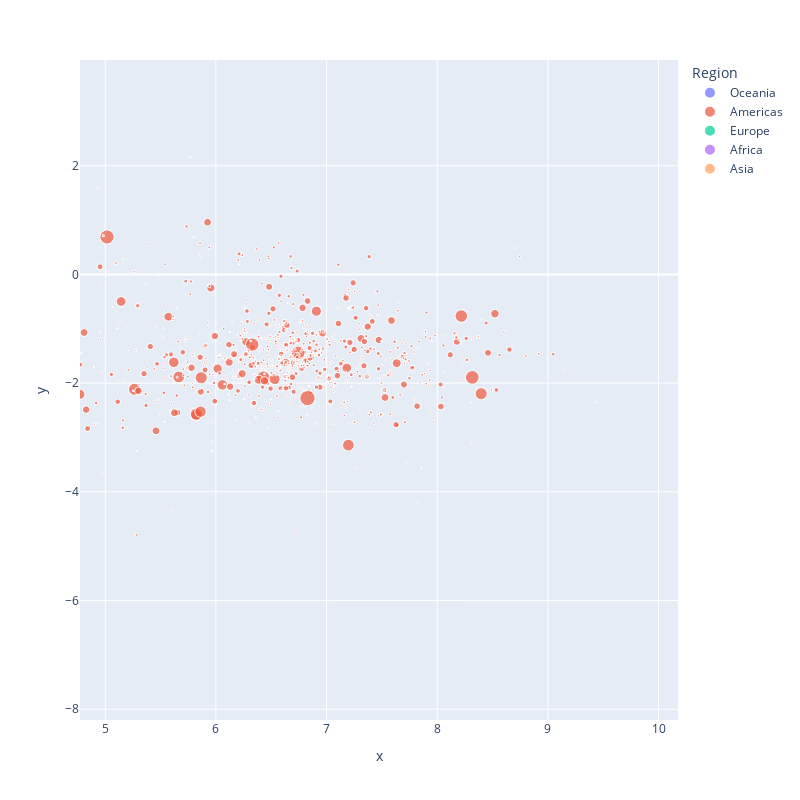

Notebook cell for this chart:
### Code cell
import plotly.express as px

fig = px.scatter(
    data_table,
    x="x",
    y="y",
    size="deg",
    color="Region",
    hover_data=["id", "Name", "Countryd"],
    width=800,
    height=800,
)
fig.show()

### Figure 1 — Plotly figure (JSON) as saved in the notebook; plotly's stock layout.template omitted (floating-point values rounded to 4 significant figures; data arrays with more than 128 entries replaced by an {"elided": "..."} marker saying what was removed)
{"data": [{"customdata": {"elided": "246x3 mixed values"}, "hovertemplate": "Region=Oceania<br>x=%{x}<br>y=%{y}<br>deg=%{marker.size}<br>id=%{customdata[0]}<br>Name=%{customdata[1]}<br>Country=%{customdata[2]}<extra></extra>", "legendgroup": "Oceania", "marker": {"color": "#636efa", "size": {"elided": "246 int values"}, "sizemode": "area", "sizeref": 0.605, "symbol": "circle"}, "mode": "markers", "name": "Oceania", "showlegend": true, "type": "scattergl", "x": {"elided": "246 float values"}, "xaxis": "x", "y": {"elided": "246 float values"}, "yaxis": "y"}, {"customdata": {"elided": "1066x3 mixed values"}, "hovertemplate": "Region=Americas<br>x=%{x}<br>y=%{y}<br>deg=%{marker.size}<br>id=%{customdata[0]}<br>Name=%{customdata[1]}<br>Country=%{customdata[2]}<extra></extra>", "legendgroup": "Americas", "marker": {"color": "#EF553B", "size": {"elided": "1066 int values"}, "sizemode": "area", "sizeref": 0.605, "symbol": "circle"}, "mode": "markers", "name": "Americas", "showlegend": true, "type": "scattergl", "x": {"elided": "1066 float values"}, "xaxis": "x", "y": {"elided": "1066 float values"}, "yaxis": "y"}, {"customdata": {"elided": "580x3 mixed values"}, "hovertemplate": "Region=Europe<br>x=%{x}<br>y=%{y}<br>deg=%{marker.size}<br>id=%{customdata[0]}<br>Name=%{customdata[1]}<br>Country=%{customdata[2]}<extra></extra>", "legendgroup": "Europe", "marker": {"color": "#00cc96", "size": {"elided": "580 int values"}, "sizemode": "area", "sizeref": 0.605, "symbol": "circle"}, "mode": "markers", "name": "Europe", "showlegend": true, "type": "scattergl", "x": {"elided": "580 float values"}, "xaxis": "x", "y": {"elided": "580 float values"}, "yaxis": "y"}, {"customdata": {"elided": "285x3 mixed values"}, "hovertemplate": "Region=Africa<br>x=%{x}<br>y=%{y}<br>deg=%{marker.size}<br>id=%{customdata[0]}<br>Name=%{customdata[1]}<br>Country=%{customdata[2]}<extra></extra>", "legendgroup": "Africa", "marker": {"color": "#ab63fa", "size": {"elided": "285 int values"}, "sizemode": "area", "sizeref": 0.605, "symbol": "circle"}, "mode": "markers", "name": "Africa", "showlegend": true, "type": "scattergl", "x": {"elided": "285 float values"}, "xaxis": "x", "y": {"elided": "285 float values"}, "yaxis": "y"}, {"customdata": {"elided": "721x3 mixed values"}, "hovertemplate": "Region=Asia<br>x=%{x}<br>y=%{y}<br>deg=%{marker.size}<br>id=%{customdata[0]}<br>Name=%{customdata[1]}<br>Country=%{customdata[2]}<extra></extra>", "legendgroup": "Asia", "marker": {"color": "#FFA15A", "size": {"elided": "721 int values"}, "sizemode": "area", "sizeref": 0.605, "symbol": "circle"}, "mode": "markers", "name": "Asia", "showlegend": true, "type": "scattergl", "x": {"elided": "721 float values"}, "xaxis": "x", "y": {"elided": "721 float values"}, "yaxis": "y"}], "layout": {"dragmode": "pan", "height": 800, "legend": {"itemsizing": "constant", "title": {"text": "Region"}, "tracegroupgap": 0}, "margin": {"t": 60}, "width": 800, "xaxis": {"anchor": "y", "autorange": false, "domain": [0, 1], "range": [4.772, 10.18], "title": {"text": "x"}, "type": "linear"}, "yaxis": {"anchor": "x", "autorange": false, "domain": [0, 1], "range": [-8.198, 3.945], "title": {"text": "y"}, "type": "linear"}}}
